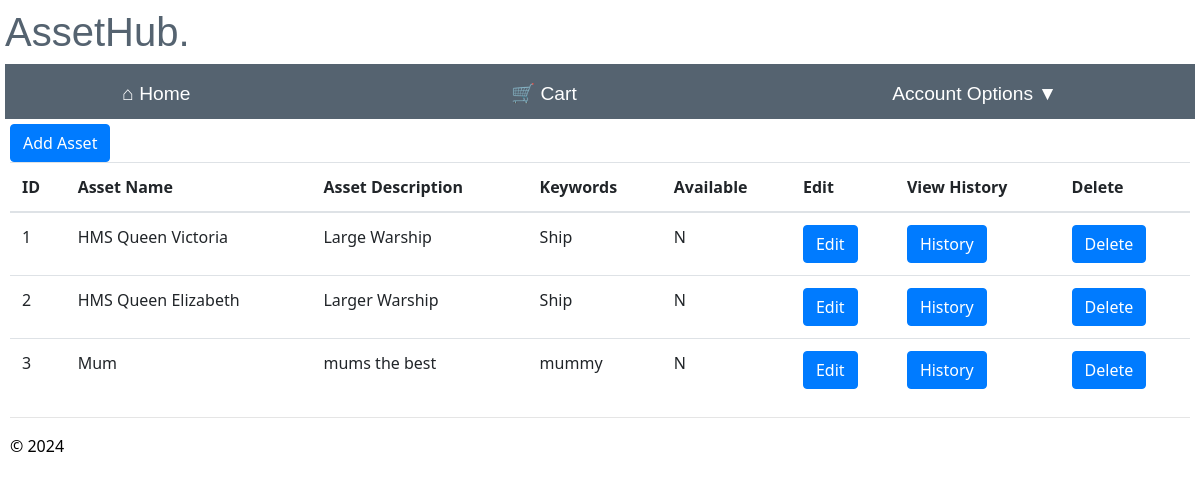
/maintain_assets (signed in), run on an earlier commit of the app's database.
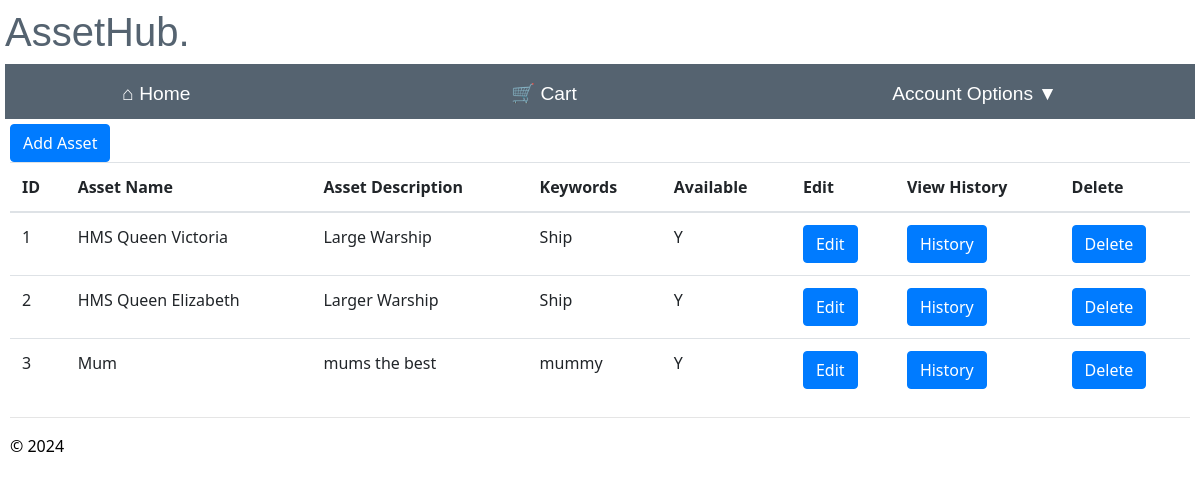
And on a later commit of the database.
### app/models/models.py (models this page shows)
class Assets(db.Model):
    __tablename__ = 'assets'
    asset_id = db.Column(db.Integer, primary_key=True, nullable=False)
    asset_name = db.Column(db.String(100), nullable=True)#change to not null
    asset_description = db.Column(db.String(225), nullable=True)
    keyword = db.Column(db.String(50), nullable=False)
    available = db.Column(db.String(50), nullable=False, default='Y')

### app/manager/routes.py (the view)
@bp.route("/maintain_assets")
@login_required
def maintain_assets():
    try:
        asset= Assets.query.all()
        return render_template('maintain_assets.html',asset=asset)
    except Exception as e:
        flash("An error occurred retrieving assets.")
    return render_template("home.html")

### app/manager/templates/maintain_assets.html (shortened to what this page needs)
{% extends "layout.html" %}
{% block content %}
<td><a href='{{url_for("manager.add_asset")}}' class='btn btn-primary'>Add Asset</a></td>
<table class="table table-hover">
    <thead class="active tables">
      <th>ID</th>
      <th>Asset Name</th>
      <th>Asset Description</th>
      <th>Keywords</th>
      <th>Available </th>
      <th>Edit</th>
      <th>View History</th>
      <th>Delete</th>
    </thead>
    <tbody>
      {% for asset in asset %}
      <tr>
        <td>{{asset.asset_id}}</td>
        <td>{{asset.asset_name}}</td>
        <td>{{asset.asset_description}}</td>
        <td>{{asset.keyword}}</td>
        <td>{{asset.available}}</td>
        <td><a href='{{ url_for("manager.edit_asset", asset_id=asset.asset_id) }}' class='btn btn-primary'>Edit</a></td>
        <td><a href='{{ url_for("manager.asset_history", asset_id=asset.asset_id) }}' class='btn btn-primary'>History</a></td>
        <td>
          <form method="POST" action="/delete_asset/">
              <input type="submit" class='btn btn-primary' value="Delete" onclick='return confirm("Are you sure you want to delete this asset? Please note if asset has been borrowed you can no longer delete the item.")'>
          </form>
      </td>
      </tr>
      {% endfor %}
    </tbody>
  </table>
{% endblock %}

What changed in the data, as far as the page shows it:
changed Assets "HMS Queen Victoria": available "N" → "Y"
changed Assets "HMS Queen Elizabeth": available "N" → "Y"
changed Assets "Mum": available "N" → "Y"
